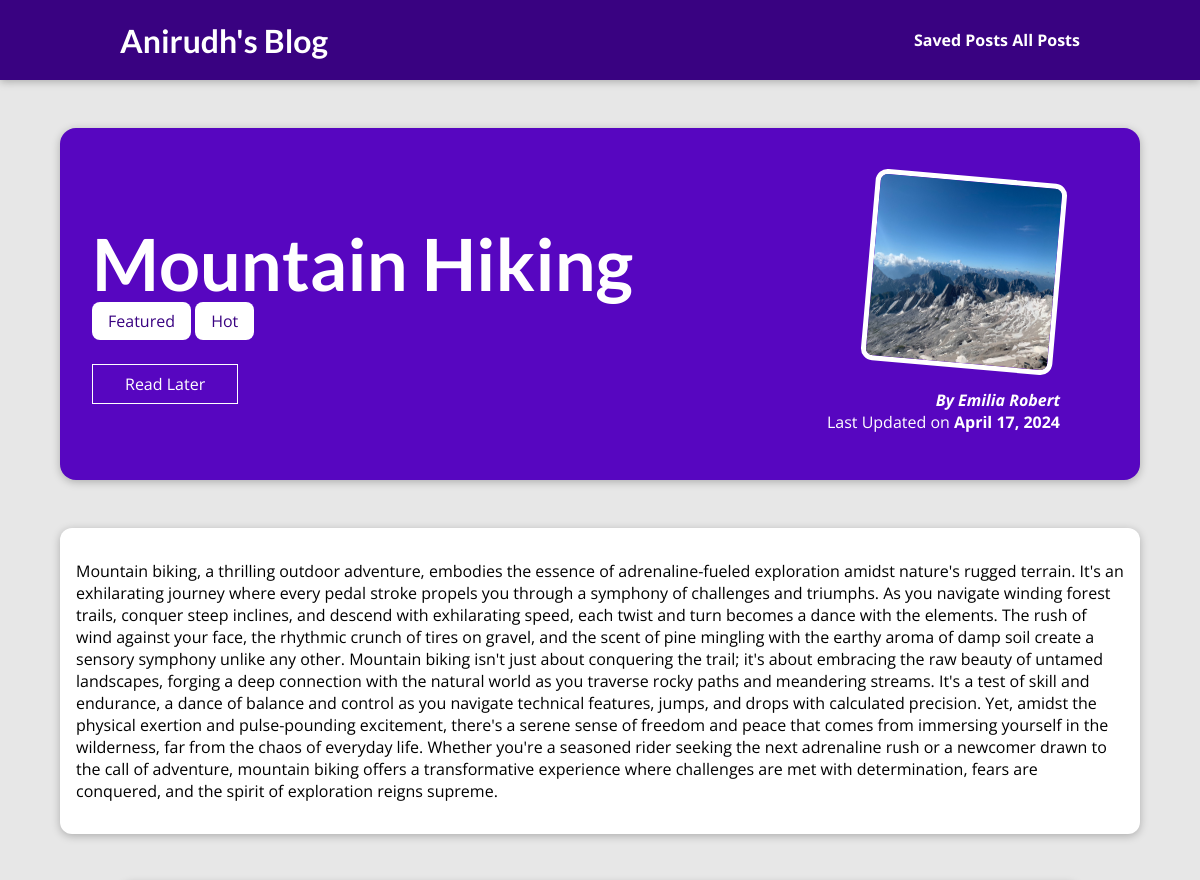
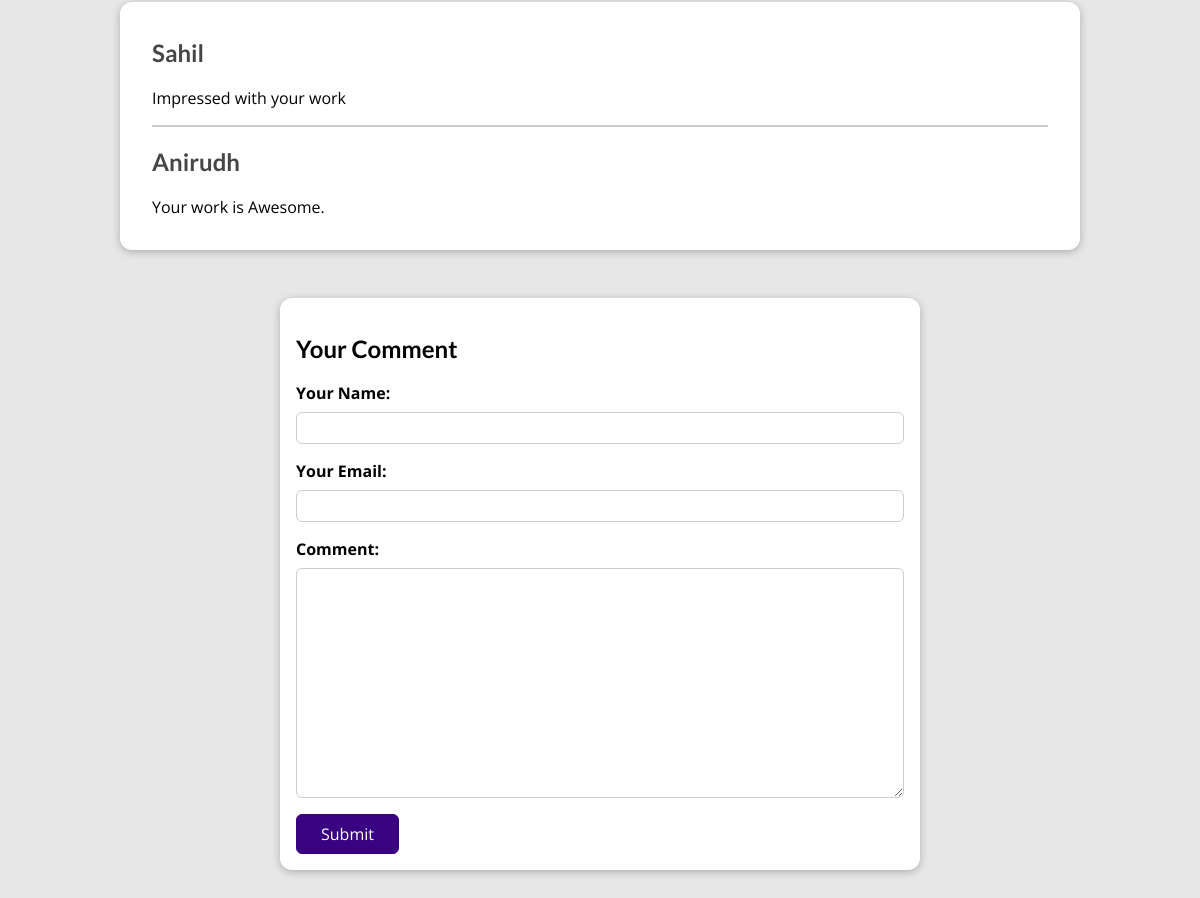
The page /posts/hike-in-the-mountains on the database its author committed (2 pictures, top to bottom).
### blog/models.py (models this page shows, shortened)
class Post(models.Model):
    title = models.CharField(max_length = 150)
    excerpt = models.CharField(max_length=200)
    image = models.ImageField(upload_to="posts", null=True)
    date = models.DateField(auto_now = True)
    slug=models.SlugField(unique = True ,db_index = True )
    content = models.TextField(validators =[MinLengthValidator(10)] )
    author = models.ForeignKey(Author , null = True, on_delete = models.SET_NULL, related_name = "posts")
    tags = models.ManyToManyField(Tag)

class Tag(models.Model):
    caption = models.CharField(max_length = 100)

class Author(models.Model):
    first_name = models.CharField(max_length = 100)
    last_name = models.CharField(max_length = 100)
    email_address = models.EmailField()
    def __str__(self) :
        return self.full_name()
    def full_name(self):
        return f"{self.first_name} {self.last_name}"

class Comment(models.Model) :
    user_name = models.CharField(max_length=100)
    user_email = models.EmailField()
    text = models.TextField(max_length=400)
    post = models.ForeignKey(Post, on_delete=models.CASCADE, related_name="comments")

### blog/views.py (the view, shortened to what this page needs)
# urls.py: path("posts/<slug:slug>",views.SinglePostDetail.as_view(),name="post-details-page"),
class SinglePostDetail(View) :
    def is_stored_post(self,request, post_id) :
        stored_posts=request.session.get("stored_posts")
        if stored_posts is not None :
         is_saved_for_later = post_id in stored_posts
        else :
         is_saved_for_later = False
        return is_saved_for_later
    def get(self, request, slug) :
       post = Post.objects.get(slug=slug)
       context = {
           "post" : post,
           "post_tags": post.tags.all(),
           "comment_form" : CommentForm(),
           "comments" : post.comments.all().order_by("-id"),
           "saved_for_later" : self.is_stored_post(request, post.id)
       }
       return render(request, "blog/post-details-page.html", context)

### blog/forms.py
class CommentForm(forms.ModelForm) :
    class Meta :
       model = Comment
       exclude = ["post"]
       labels = {
           "user_name" : "Your Name",
           "user_email" : "Your Email",
           "text" : "Comment"
       }

### blog/templates/blog/post-details-page.html (shortened to what this page needs)
{% extends "base.html"%}
{%load static %}
{% block css_files%}
<link rel="stylesheet" href="{% static "blog/post-details-page.css" %}">
{% endblock%}
{% block content%}
<section id="summary">
    <h2> {{post.title}} </h2>
    <div>
        {%for tag in post_tags%}
       <span class="tag"> {{tag.caption}}</span>
        {%endfor%}
    </div>
    <div id="read-later">
        <form action="{% url "read-later" %}" method="POST">
        <button>
            {%if saved_for_later%}
            Remove from "Read Later"
            {%else%}
            Read Later
            {%endif%}
            </button>
        </form>
    </div>
    <article>
        <img src="{{ post.image.url }}" alt="Post Title"/>
        <address>By <a href="mailto:{{post.author.email_address}}"> {{post.author}}</a></address>
        <div>
Last Updated on <time> {{post.date}} </time>
        </div>
        </article>
</section>
<main>
 {{post.content | linebreaks}}
</main>
<section id="comments">
    <ul>
{% for comment in comments%}
<li>
<h2>{{comment.user_name}}</h2>
<p>{{comment.text | linebreaks}}</p>
</li>
{%endfor%}
    </ul>
</section>
<section id="comment-form">
    <h2>Your Comment</h2>
    <form action="{% url "post-details-page" post.slug %}" method="POST">
        {% for form_field  in comment_form %}
         <div class="form-control {% if form_field.errors %}invalid{% endif %}">
            {{form_field.label_tag}}
            {{form_field}}
         </div>
        {%endfor%}
        <button>Submit</button>
    </form>
</section>
{%endblock%}

### templates/base.html (shortened to what this page needs)
{% load static %}
<!DOCTYPE html>
<html lang="en">
  <head>
    <link rel="stylesheet" href="{% static "blog/app.css"%}"/>
    {% block css_files %} {%endblock%}
  </head>
  <body>
    <header id="main-navigation">
        <h1><a href="{% url "starting-page"%}">Anirudh's Blog</a></h1>
        <nav>
          <a href="{% url "read-later"%}">Saved Posts</a>
            <a href="{% url "posts-page"%}">All Posts</a>
        </nav>
    </header>
	{% block content %} {%endblock%}
  </body>
</html>

### blog/static/blog/app.css (style rules this page uses)
* { box-sizing: border-box; }
html { font-family: 'Open Sans', 'Lato', sans-serif; }
body { margin: 0; }
h1, h2, h3 { font-family: 'Lato', sans-serif; font-weight: bold; }
#main-navigation { width: 100%; height: 5rem; display: flex; justify-content: space-between; align-items: center; padding: 0 10%; position: absolute; top: 0; left: 0; }
#main-navigation a { text-decoration: none; color: white; font-weight: bold; }

### blog/static/blog/post-details-page.css (style rules this page uses)
body { background-color: #e7e7e7; }
#main-navigation { background-color: #390281; box-shadow: 0 2px 8px rgba(0, 0, 0, 0.25); }
#summary { margin: 8rem auto 3rem auto; padding: 2rem; width: 90%; max-width: 90rem; border-radius: 16px; background-color: #5706c0; position: relative; box-shadow: 0 2px 8px rgba(0, 0, 0, 0.25); height: 22rem; }
#summary h2 { color: white; font-size: 4.5rem; margin-bottom: 0.25rem; }
#summary article { position: absolute; top: 2rem; right: 3rem; padding: 1rem 2rem; border-radius: 12px; text-align: right; color: white; }
#summary article img { width: 12rem; height: 12rem; border-radius: 12px; transform: rotateZ(5deg); border: 5px solid white; margin-bottom: 1rem; }
#summary address { font-weight: bold; }
#summary a { color: white; text-decoration: none; }
#summary time { font-weight: bold; }
#read-later { margin: 2rem 0; }
#read-later button { background-color: transparent; border: 1px solid white; padding: 0.5rem 2rem; font: inherit; color: white; cursor: pointer; }
main { width: 90%; max-width: 90rem; margin: 3rem auto; background-color: white; padding: 1rem; border-radius: 12px; box-shadow: 0 2px 8px rgba(0, 0, 0, 0.25); }
.tag { background-color: white; color: #390281; padding: 0.5rem 1rem; border-radius: 8px; }
#comment-form { margin: 3rem auto; width: 90%; max-width: 40rem; border-radius: 12px; background-color: white; box-shadow: 0 2px 8px rgba(0, 0, 0, 0.25); padding: 1rem; }
#comment-form button { font: inherit; background-color: #390281; color: white; border: 1px solid #390281; padding: 0.5rem 1.5rem; border-radius: 6px; cursor: pointer; }
.form-control { margin-bottom: 1rem; }
.form-control label { font-weight: bold; margin-bottom: 0.5rem; display: block; }
.form-control input, .form-control textarea { display: block; width: 100%; font: inherit; padding: 0.25rem; border-radius: 6px; border: 1px solid #ccc; }
#comments { margin: 3rem auto; width: 90%; max-width: 60rem; border-radius: 12px; background-color: white; box-shadow: 0 2px 8px rgba(0, 0, 0, 0.25); padding: 1rem 2rem; }
#comments ul { list-style: none; margin: 0; padding: 0; }
#comments li { margin-bottom: 1rem; border-bottom: 2px solid #ccc; }
#comments li:last-of-type { border-bottom: none; }
#comments h2 { color: #464646; }

### rows shown on the page
Post: title "Mountain Hiking", image (picture), author "Emilia Robert", date "April 17, 2024", content "Mountain biking, a thrilling outdoor adventure, embodies the essence of adrenaline-fueled exploration amidst nature's rugged terrain. It's an exhilarating journey where every pedal stroke propels you through a symphony of challenges and triumphs. As you navigate winding forest trails, conquer steep inclines, and descend with exhilarating speed, each twist and turn becomes a dance with the elements. The rush of wind against your face, the rhythmic crunch of tires on gravel, and the scent of pine mingling with the earthy aroma of damp soil create a sensory symphony unlike any other. Mountain biking isn't just about conquering the trail; it's about embracing the raw beauty of untamed…"
Tag: caption "Featured"
Tag: caption "Hot"
Comment: user_name "Sahil", text "Impressed with your work"
Comment: user_name "Anirudh", text "Your work is Awesome."
